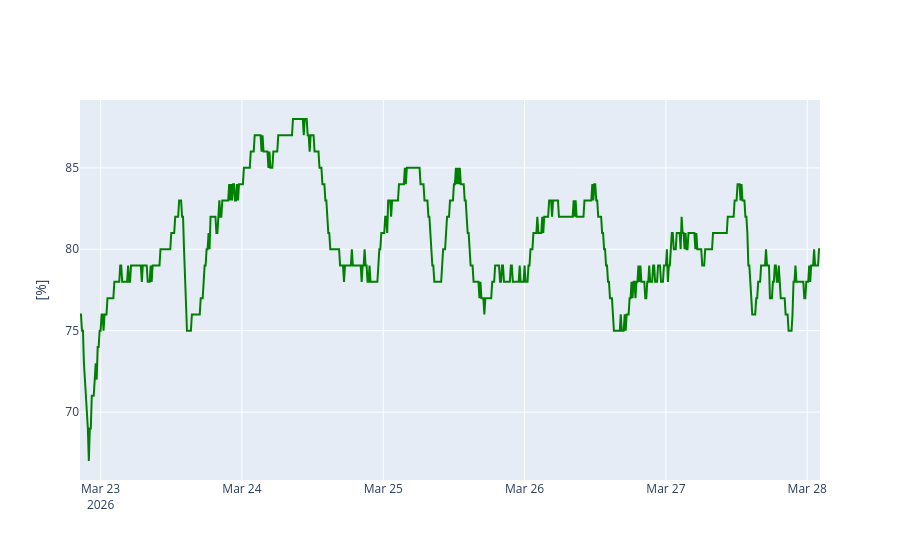

The notebook cell this image was saved under:
### Markdown cell above
# Humedad relativa

### Code cell
figH=go.Figure()
figH.add_trace(go.Scatter(x=humedad_rel['Tiempo_datetime'], y=humedad_rel['Humedad relativa'], name='Medición', line=dict(color='green',width=2)))
figH.update_layout(xaxis_title=" ", yaxis_title="[%]")
figH.show()

### Figure 1 — Plotly figure (JSON) as saved in the notebook; plotly's stock layout.template omitted (floating-point values rounded to 4 significant figures; data arrays with more than 128 entries replaced by an {"elided": "..."} marker saying what was removed)
{"data": [{"line": {"color": "green", "width": 2}, "name": "Medición", "type": "scatter", "x": {"elided": "755 str values"}, "y": {"elided": "755 float values"}}], "layout": {"xaxis": {"title": {"text": " "}}, "yaxis": {"title": {"text": "[%]"}}}}
